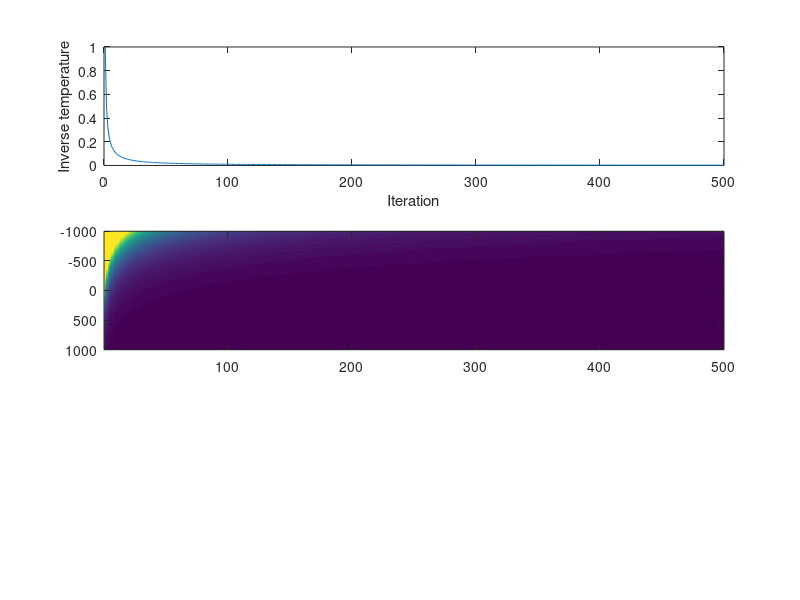

MATLAB code for this plot: (Note: this script raises an error after producing the figure.)
iteration=[1:500];
deltaLL=[-1000:1:1000];
inv_temp=1./iteration;

accept_prob=zeros(length(iteration),length(deltaLL));
for i=1:length(iteration)
    for j=1:length(deltaLL)
        accept_prob(i,j)=min([1,inv_temp(i).*exp(-.003*deltaLL(j))]);
    end
end
figure();
subplot(3,1,1);
plot(iteration,inv_temp);
xlabel('Iteration');
ylabel('Inverse temperature');
ax=subplot(3,1,2);
imagesc(iteration,deltaLL,accept_prob');
orig_pos=get(ax,'Pos');
set(gca,'clim',[0 1]);
set(gca,'ydir','normal');
h=colorbar();
title(h,'probability');
set(ax,'Pos',orig_pos);
xlabel('Iteration');
ylabel('\Delta LL');
ax=subplot(3,1,3);
imagesc(iteration,deltaLL,log(accept_prob)');
orig_pos=get(ax,'Pos');
set(gca,'ydir','normal');
h=colorbar();
title(h,'log(probability)');
set(ax,'Pos',orig_pos);
xlabel('Iteration');
ylabel('\Delta LL');